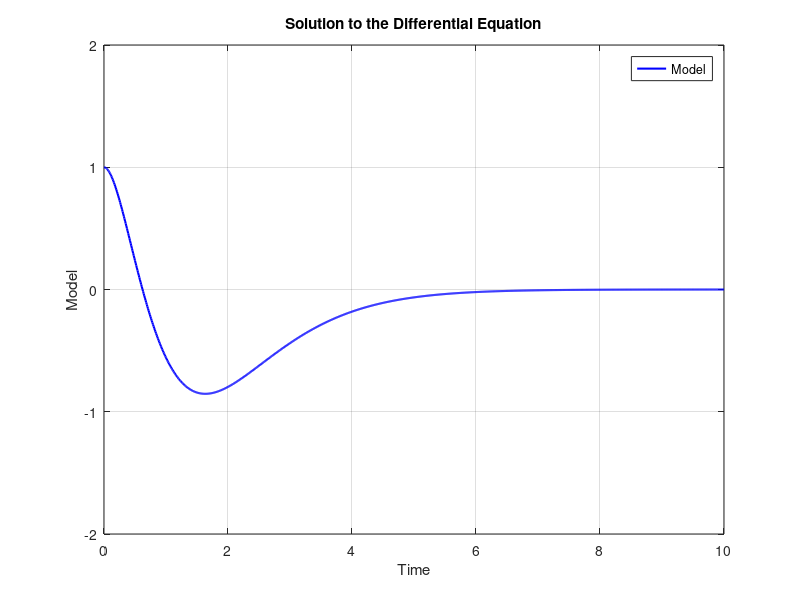

This figure's MATLAB source:
clear

x = 0:0.01:10; % Define x
model = ((1 + (1.5 * x)) .* exp(-1.5 * x)) - (5 * (x .^ 2)) .* exp(-1.5 * x); % Use element-wise multiplication

% Create a figure
figure;

% Plot the model
plot(x, model, 'b-', 'LineWidth', 1.5);
hold on;

% Optional: Adjust y-axis limits based on model values
ylim([-2 2]); % Adjust limits if needed

% Labels and title
xlabel("Time");
ylabel("Model");
title("Solution to the Differential Equation");
legend('Model', 'Location', 'Best');
grid on;

% Release the hold
hold off;

